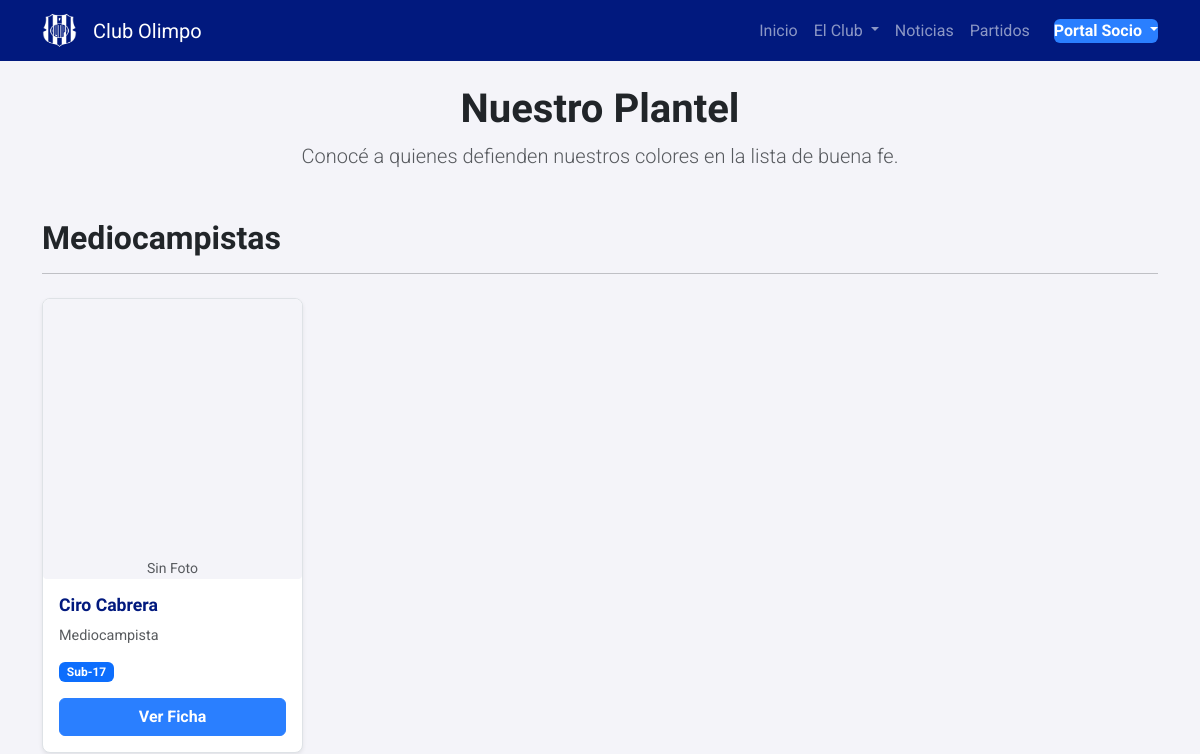
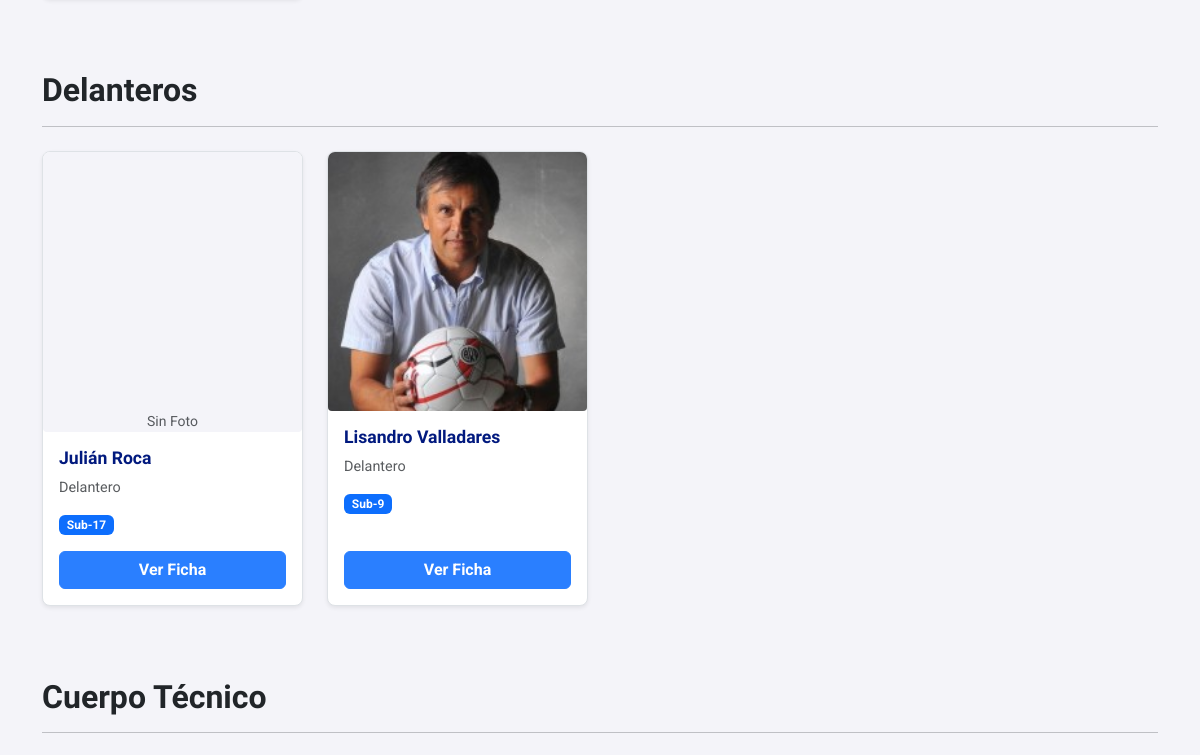
The app's page /members/plantel/ (upper part), older data (2 pictures, top to bottom).
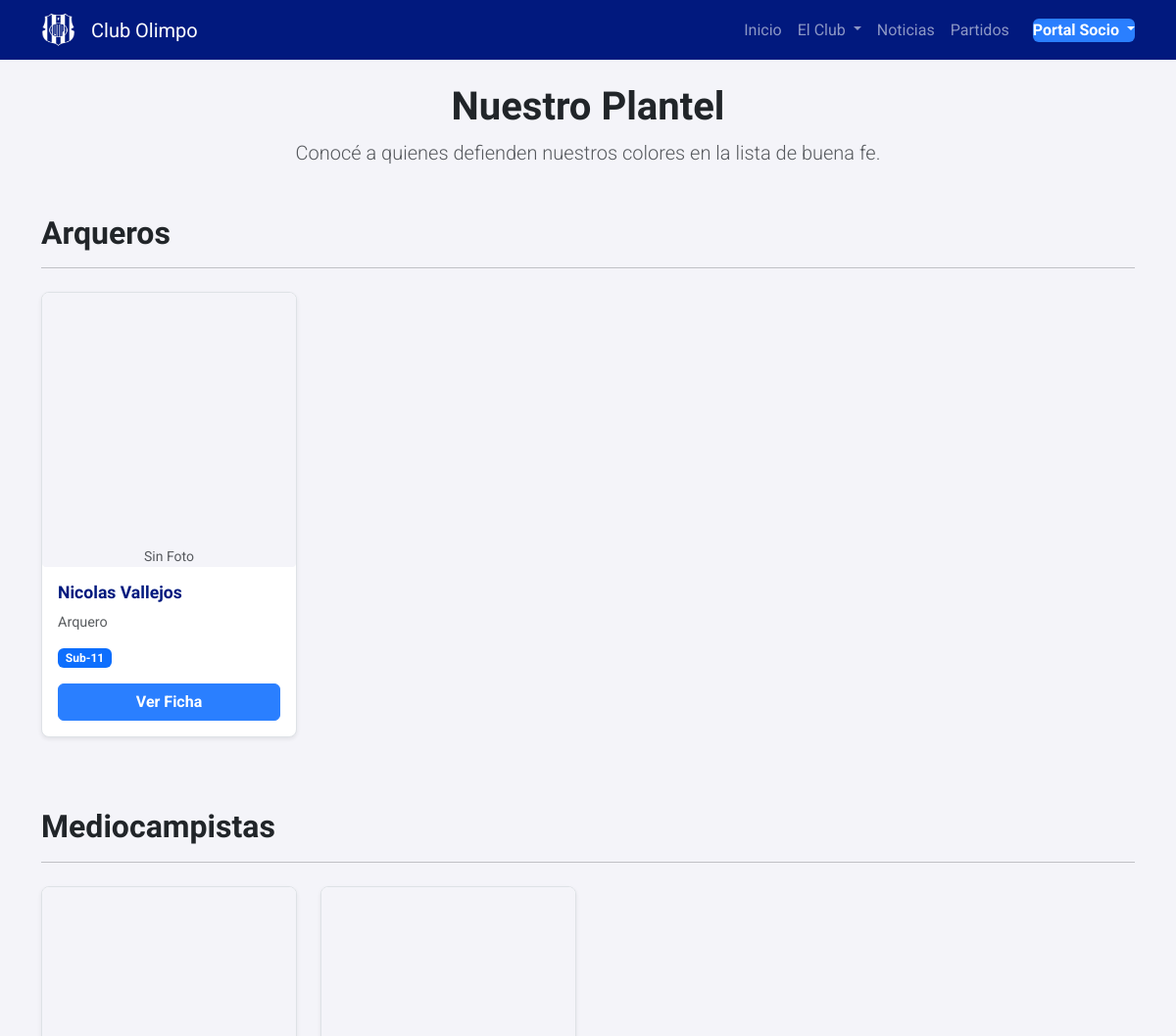
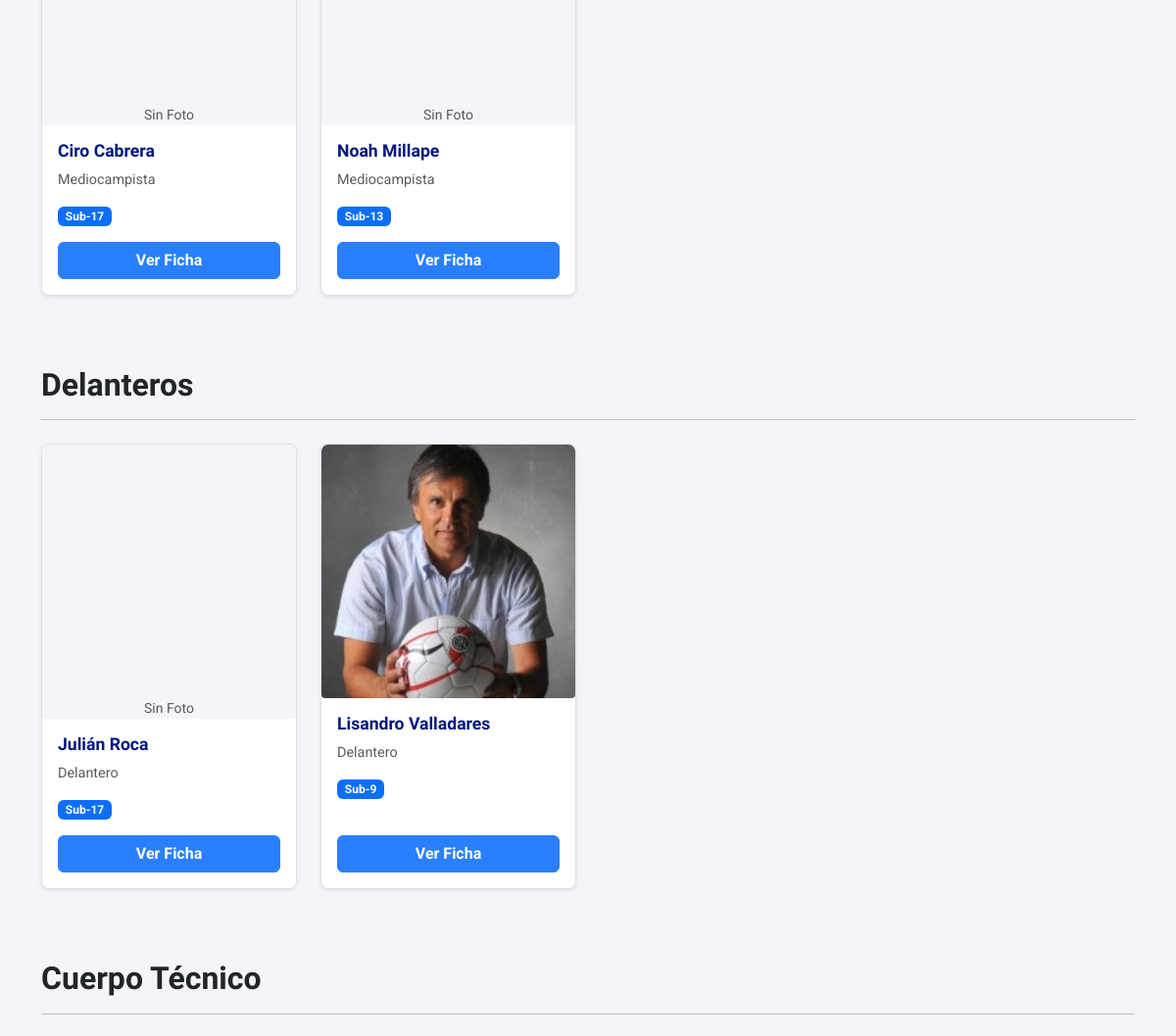
The same page, newer data (2 pictures, top to bottom).
### members/models.py (models this page shows, shortened)
class Role(models.Model):
    class Function(models.TextChoices):
        JUGADOR = 'JUG', 'Jugador'
        STAFF = 'STA', 'Cuerpo Técnico'
        DIRIGENTE = 'DIR', 'Dirigente'
    profile = models.ForeignKey('Profile', on_delete=models.CASCADE, related_name='roles')
    function = models.CharField("Función", max_length=3, choices=Function.choices)
    category = models.ForeignKey(Category, on_delete=models.SET_NULL, null=True, blank=True, verbose_name="Categoría (si aplica)")
    specific_position = models.CharField("Cargo Específico", max_length=100, help_text="Ej: Delantero, Tesorero, Director Técnico")
    specific_position = models.ForeignKey(
        SpecificPosition,
        on_delete=models.PROTECT,
        verbose_name="Cargo Específico"
    )
    class Meta:
        verbose_name = "Rol"
        verbose_name_plural = "Roles"

class Profile(models.Model):
    user = models.OneToOneField(User, on_delete=models.CASCADE)
    member_id = models.PositiveIntegerField(
        "Número de Socio",
        unique=True,
        default=get_next_member_id,
        editable=False # Hacemos que no se pueda editar desde el admin
    )
    date_of_birth = models.DateField("Fecha de Nacimiento", null=True, blank=True)
    dni = models.CharField("DNI", max_length=20, blank=True)
    address = models.CharField("Dirección", max_length=255, blank=True)
    phone_number = models.CharField("Teléfono", max_length=50, blank=True)
    profile_photo = models.ImageField("Foto de Perfil", upload_to='profile_photos/', blank=True, null=True)
    extra_photo_1 = models.ImageField("Foto Extra 1 (opcional)", upload_to='extra_photos/', blank=True, null=True)
    extra_photo_2 = models.ImageField("Foto Extra 2 (opcional)", upload_to='extra_photos/', blank=True, null=True)
    dni_photo_front = models.ImageField("Foto DNI (Frente)", upload_to='dni_photos/', blank=True, null=True)
    dni_photo_back = models.ImageField("Foto DNI (Dorso)", upload_to='dni_photos/', blank=True, null=True)
    member_type = models.ForeignKey(MemberType, on_delete=models.SET_NULL, null=True, blank=True, verbose_name="Tipo de Socio")
    is_on_roster = models.BooleanField("En Lista Oficial (para jugadores)", default=False)
    is_exempt = models.BooleanField("Cuota Bonificada", default=False)

class SpecificPosition(models.Model):
    name = models.CharField("Nombre del Cargo", max_length=100, unique=True)
    class Meta:
        verbose_name = "Cargo Específico"
        verbose_name_plural = "Cargos Específicos"
        ordering = ['name']

class Category(models.Model):
    name = models.CharField("Nombre", max_length=100, unique=True)
    order = models.PositiveIntegerField("Orden", default=0, help_text="Menor número aparece primero")
    class Meta:
        verbose_name = "Categoría"
        verbose_name_plural = "Categorías"
        ordering = ['order', 'name']

### members/views.py (the view)
# urls.py: path('plantel/', views.player_list, name='player_list'),
def player_list(request):
    profiles_on_roster = Profile.objects.filter(is_on_roster=True)
    roles = Role.objects.filter(profile__in=profiles_on_roster).select_related('profile', 'category', 'specific_position')
    grouped_players = OrderedDict()
    position_map = OrderedDict([
        ('Arqueros', ['Arquero']),
        ('Defensores', ['Defensor']),
        ('Mediocampistas', ['Mediocampista']),
        ('Delanteros', ['Delantero']),
        ('Cuerpo Técnico', ['Director Técnico', 'Ayudante de Campo', 'Preparador Físico'])
    ])
    for group_title, positions_in_group in position_map.items():
        roles_in_group = [
            role for role in roles if role.specific_position.name in positions_in_group
        ]
        if roles_in_group:
            grouped_players[group_title] = sorted(roles_in_group, key=lambda r: r.profile.user.last_name)
    context = {'grouped_players': grouped_players}
    return render(request, 'members/player_list.html', context)

### members/templates/members/player_list.html (shortened to what this page needs)
{% extends 'base.html' %}
{% block content %}
<div class="text-center mb-5">
    <h1>Nuestro Plantel</h1>
    <p class="lead text-muted">Conocé a quienes defienden nuestros colores en la lista de buena fe.</p>
</div>
{% for group_title, roles_in_group in grouped_players.items %}
    <div class="position-group mb-5">
        <h2 class="position-title">{{ group_title }}</h2>
        <hr class="mb-4">
        <div class="row">
            {% for role in roles_in_group %}
                <div class="col-lg-3 col-md-4 mb-4">
                    <div class="card h-100 shadow-sm player-card">
                        <div class="player-card-img-wrapper">
                            {% if role.profile.profile_photo %}
                                <img src="{{ role.profile.profile_photo.url }}" class="card-img-top" alt="Foto de {{ role.profile.user.get_full_name }}">
                            {% else %}
                                <div class="d-flex align-items-center justify-content-center h-100"><small class="text-muted">Sin Foto</small></div>
                            {% endif %}
                        </div>
                        <div class="card-body d-flex flex-column">
                            <h5 class="card-title">{{ role.profile.user.get_full_name }}</h5>
                            <p class="card-text text-muted">{{ role.specific_position.name }}</p>
                            {% if role.category %}
                                <span class="badge bg-primary align-self-start mb-3">{{ role.category.name }}</span>
                            {% endif %}
                            <a href="{% url 'player_detail' role.profile.pk %}" class="btn btn-primary mt-auto">Ver Ficha</a>
                        </div>
                    </div>
                </div>
            {% endfor %}
        </div>
    </div>
{% empty %}
    <p class="text-center mt-5">No hay jugadores o cuerpo técnico en la lista oficial en este momento.</p>
{% endfor %}
{% endblock %}

Row changes from the older to the newer data that the page shows:
added Role: group_title "Arqueros", shows "Sin Foto", profile.user.get_full_name "Nicolas Vallejos", specific_position.name "Arquero", category.name "Sub-11"
added Role: shows "Sin Foto", profile.user.get_full_name "Noah Millape", specific_position.name "Mediocampista", category.name "Sub-13", shown under "Mediocampistas"
